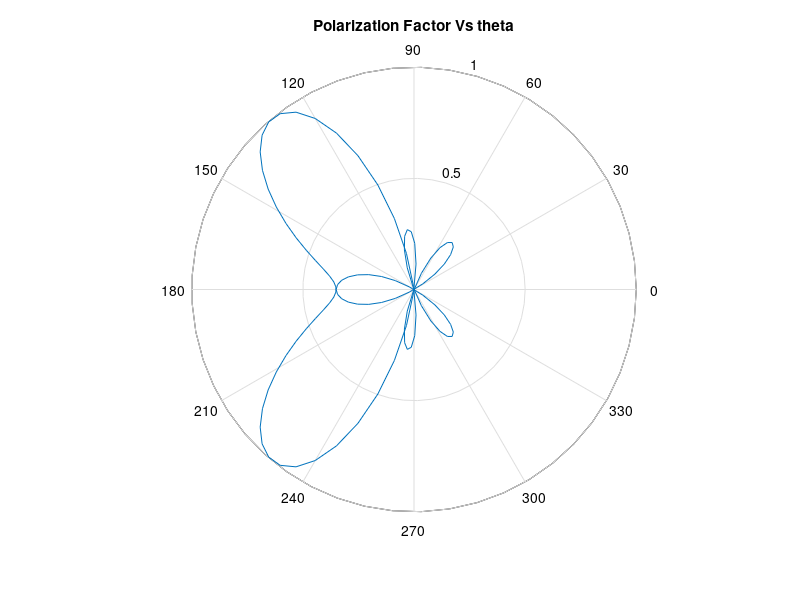
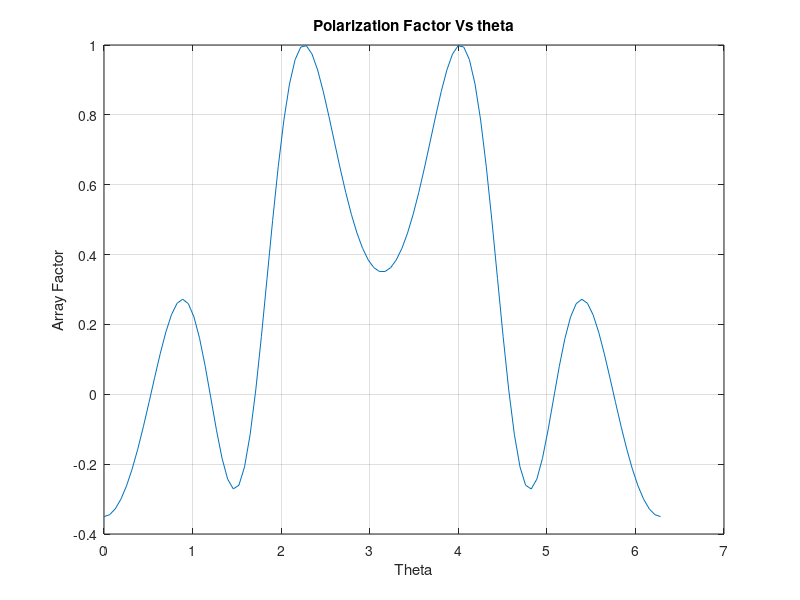

Source code (MATLAB) for these figures, in order: (Note: this script raises an error after producing the figures.)
% Antenna Synthesis
% Uniform Linear Array
% function uniformlineararray(d,beta,N)
% d = distance (* wavelength)
% beta = phase difference
% N = number of elements
clc 
clear all
close all

f=3e8;
c=3e8;
lambda=c/f;
N=4;
beta=2;
d=0.5.*lambda;
len = 100;
theta = linspace(0,2*pi,len);
psy = 2.*pi.*d.*cos(theta)+beta;
AF = 1/N.*sin(N/2.*psy)./sin(1/2.*psy);
% Polar Plot
figure(1)
polar(theta,AF);
title('Polarization Factor Vs theta');
% 2D-Rectangular Plot
figure(2)
plot(theta,AF);
grid on;
title('Polarization Factor Vs theta');
xlabel('Theta');
ylabel('Array Factor');
phi = linspace(0,2*pi,len);
% 3D-Plot
[T,P] = meshgrid(theta,phi);
PSY = 2.*pi.*d.*cos(T)+beta;
R = 1/N.*sin(N/2.*PSY)./sin(1/2.*PSY);
%Convert Spherical to Cartesian coordinates
[X,Y,Z] = sph2cart(T,P,R);
figure(3)
% surf(X,Y,Z);
patternCustom(Z,X,Y)
title('Visualization Array Factor 3D');